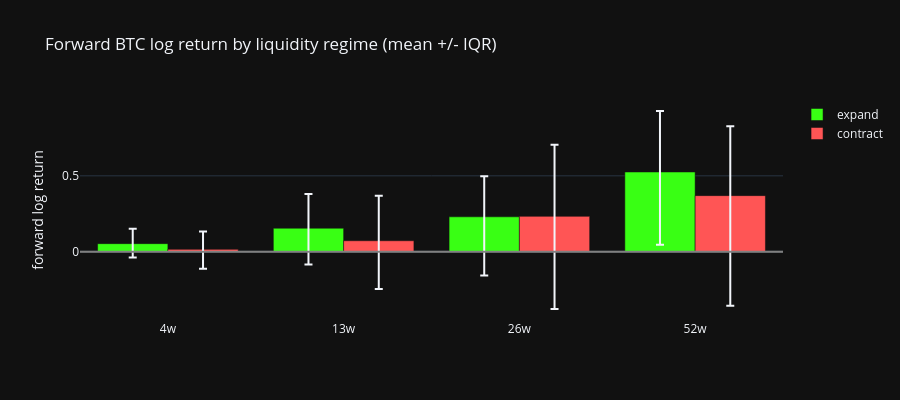

Write notebook code for a chart like this one.
### Code cell
bt = pl.DataFrame(bt_rows)
fig2 = go.Figure()
for label, color in [("expand", "#39ff14"), ("contract", "#ff5555")]:
    sub = bt.filter(pl.col("regime") == label).sort("horizon")
    rows = sub.to_dicts()
    fig2.add_trace(go.Bar(
        x=[f"{r['horizon']}w" for r in rows], y=[r["mean"] for r in rows],
        name=label, marker_color=color,
        error_y=dict(type="data",
                     array=[r["p75"] - r["mean"] for r in rows],
                     arrayminus=[r["mean"] - r["p25"] for r in rows]),
    ))
fig2.add_hline(y=0, line_color="gray")
fig2.update_layout(
    title="Forward BTC log return by liquidity regime (mean +/- IQR)",
    template="plotly_dark", barmode="group", height=400,
    yaxis_title="forward log return",
)
fig2.show()

### Figure 1 — Plotly figure (JSON) as saved in the notebook; plotly's stock layout.template omitted (floating-point values rounded to 4 significant figures)
{"data": [{"error_y": {"array": [0.09827, 0.2256, 0.2674, 0.4014], "arrayminus": [0.09104, 0.2392, 0.3869, 0.4785], "type": "data"}, "marker": {"color": "#39ff14"}, "name": "expand", "type": "bar", "x": ["4w", "13w", "26w", "52w"], "y": [0.05347, 0.1551, 0.2302, 0.5252]}, {"error_y": {"array": [0.1173, 0.2965, 0.4721, 0.4574], "arrayminus": [0.1277, 0.3171, 0.6097, 0.724], "type": "data"}, "marker": {"color": "#ff5555"}, "name": "contract", "type": "bar", "x": ["4w", "13w", "26w", "52w"], "y": [0.01602, 0.07276, 0.2332, 0.3696]}], "layout": {"barmode": "group", "height": 400, "shapes": [{"line": {"color": "gray"}, "type": "line", "x0": 0, "x1": 1, "xref": "x domain", "y0": 0, "y1": 0, "yref": "y"}], "title": {"text": "Forward BTC log return by liquidity regime (mean +/- IQR)"}, "yaxis": {"title": {"text": "forward log return"}}}}
